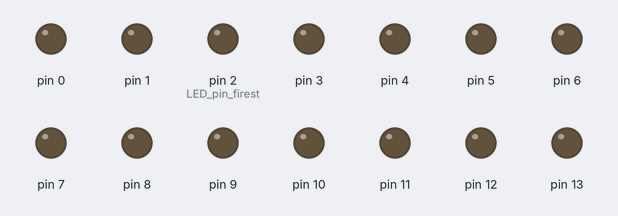
Simulated run of this sketch. Board: Arduino Uno, built with avr-gcc and run on an emulated ATmega328P. Shown: output pins drawn as LEDs (lit = HIGH).

Above: at 0.1 s.
At 1.3 s:
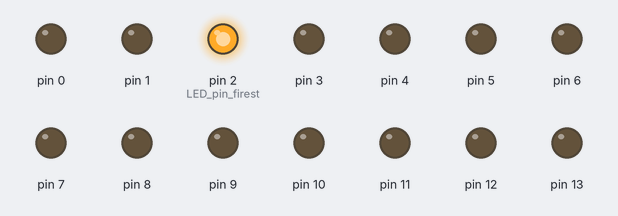
At 2.3 s:
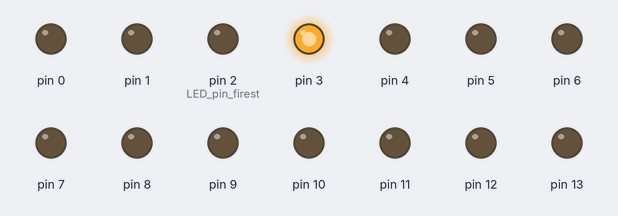
At 3.3 s:
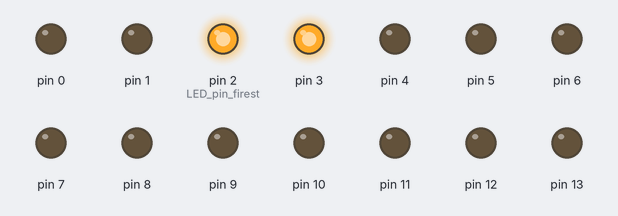
At 5.3 s:
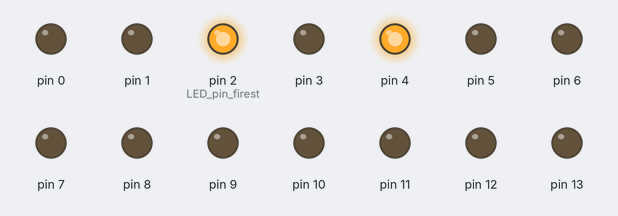
At 10.3 s:
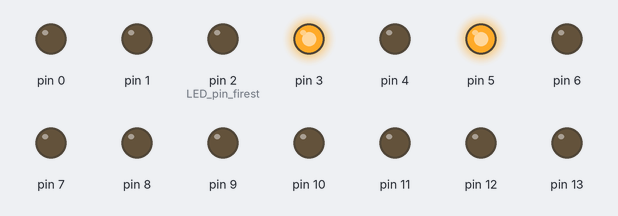
Timing chart, 0 to 11.8 s (numbered marks = the images above):
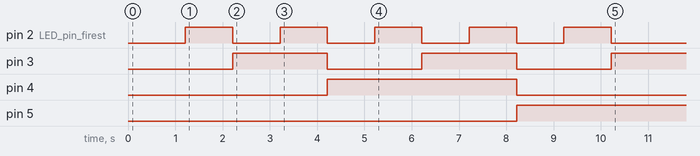

The sketch:

LED_Number_tesuto.ino
```cpp
int LED_kazu = 4;
int LED_pin_firest = 2;

int C = 0;

int i;


void setup() {
  // put your setup code here, to run once:
  while (C < LED_kazu + LED_pin_firest ) {
    pinMode(LED_pin_firest, OUTPUT);
    digitalWrite(LED_pin_firest, LOW);
    LED_pin_firest = LED_pin_firest + 1;
    C = C + 1;
  }
}

void loop() {
  // put your main code here, to run repeatedly:
  for (i = 0; i < C; i++) {
    LED_Number(i);
    delay(1000);
  }
}

void LED_Number(int number) {        //LEDを使用して２進数で１０進数を示す（case番号を可視化する為に用いる）
  switch (number) {
    case 1:
      digitalWrite(2, HIGH);
      digitalWrite(3, LOW);
      digitalWrite(4, LOW);
      digitalWrite(5, LOW);
      number = 0;
      break;

    case 2:
      digitalWrite(2, LOW);
      digitalWrite(3, HIGH);
      digitalWrite(4, LOW);
      digitalWrite(5, LOW);
      number = 0;
      break;
    case 3:
      digitalWrite(2, HIGH);
      digitalWrite(3, HIGH);
      digitalWrite(4, LOW);
      digitalWrite(5, LOW);
      number = 0;
      break;
    case 4:
      digitalWrite(2, LOW);
      digitalWrite(3, LOW);
      digitalWrite(4, HIGH);
      digitalWrite(5, LOW);
      number = 0;
      break;

    case 5:
      digitalWrite(2, HIGH);
      digitalWrite(3, LOW);
      digitalWrite(4, HIGH);
      digitalWrite(5, LOW);
      digitalWrite(6, LOW);
      number = 0;
      break;

    case 6:
      digitalWrite(2, LOW);
      digitalWrite(3, HIGH);
      digitalWrite(4, HIGH);
      digitalWrite(5, LOW);
      digitalWrite(6, LOW);
      number = 0;
      break;

    case 7:
      digitalWrite(2, HIGH);
      digitalWrite(3, HIGH);
      digitalWrite(4, HIGH);
      digitalWrite(5, LOW);
      number = 0;
      break;

    case 8:
      digitalWrite(2, LOW);
      digitalWrite(3, LOW);
      digitalWrite(4, LOW);
      digitalWrite(5, HIGH);
      number = 0;
      break;

    case 9:
      digitalWrite(2, HIGH);
      digitalWrite(3, LOW);
      digitalWrite(4, LOW);
      digitalWrite(5, HIGH);
      number = 0;
      break;

    case 10:
      digitalWrite(2, LOW);
      digitalWrite(3, HIGH);
      digitalWrite(4, LOW);
      digitalWrite(5, HIGH);
      number = 0;
      break;
  }
}
```

Measured:
- by itself, pin 2 (LED_pin_firest): alternates HIGH for 1.0 s and LOW for 1.0 s, 10 changes in all, then stays LOW
- by itself, pin 3: alternates HIGH for 2.0 s and LOW for 2.0 s, 5 changes in all, then stays HIGH
- by itself, pin 4: LOW → HIGH at 4.2 s, → LOW 4.0 s later
- by itself, pin 5: LOW → HIGH at 8.2 s
